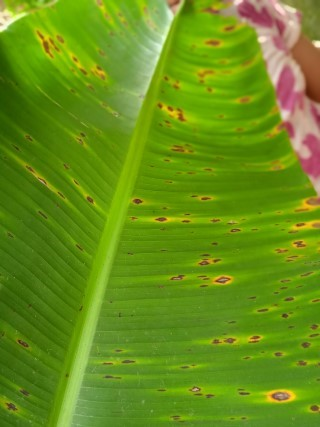
#> input picture training/OriginalSet/Banana_Leaf_Disease_Dataset_Bangladesh/cordana/cordana26.jpg, 320 x 427 px; its folder holds only this picture in this run
$ jupyter execute --allow-errors Naive_Bayes.ipynb
#> lines starting #> are read from the running program, lines starting #| are printed output that depends on the picture
# Gaussian Naive Bayes: Penyakit Daun Pisang

Dataset original dari `training/OriginalSet`; nama folder kelas dipakai sebagai label. Gambar diekstrak menjadi histogram warna RGB per kanal (16 bin), sehingga tiap gambar menjadi vektor 48 fitur. Ini fitur dasar untuk mempraktikkan model klasik, bukan representasi deep learning.

[cell 1]
import numpy as np
import pandas as pd
import matplotlib.pyplot as plt
from pathlib import Path
from PIL import Image
from sklearn.model_selection import train_test_split
from sklearn.pipeline import make_pipeline
from sklearn.preprocessing import StandardScaler
from sklearn.impute import SimpleImputer
from sklearn.metrics import accuracy_score, classification_report, ConfusionMatrixDisplay

# Find OriginalSet from project root or any parent of the notebook working directory.
DATA_DIR = next((parent / "training" / "OriginalSet" for parent in [Path.cwd(), *Path.cwd().parents] if (parent / "training" / "OriginalSet").is_dir()), None)
if DATA_DIR is None:
    raise FileNotFoundError("Dataset tidak ditemukan. Pastikan folder training/OriginalSet tersedia.")
IMAGE_EXTENSIONS = {".jpg", ".jpeg", ".png", ".bmp", ".webp"}
# A class directory is a leaf folder that directly contains images. This merges
# sources from nested dataset collections into the same disease label.
class_files = {}
for path in DATA_DIR.rglob("*"):
    if path.is_file() and path.suffix.lower() in IMAGE_EXTENSIONS:
        class_files.setdefault(path.parent.name, []).append(path)
#> pass 2 of the loop `for path in DATA_DIR.rglob("*"):`:
class_names = sorted(class_files)
image_paths = [path for class_name in class_names for path in sorted(class_files[class_name])]
labels = [label for label, class_name in enumerate(class_names) for _ in sorted(class_files[class_name])]
print("Sumber:", DATA_DIR)
print("Kelas:", class_names)
print("Jumlah gambar per kelas:", {name: len(class_files[name]) for name in class_names})

## Pra-pemrosesan Citra
Baca setiap file sebagai RGB, ubah ukurannya menjadi 64 x 64 piksel, lalu skala intensitas dari 0-255 menjadi 0-1. Gambar yang gagal dibaca dilewati dan dicatat. Tahapan ini menyiapkan representasi citra sebelum fitur dihitung.

[cell 2]
preprocessed_images, valid_paths, valid_labels = [], [], []
for path, label in zip(image_paths, labels):
    try:
        with Image.open(path) as image:
#> image is the input picture: PIL image 320x427 RGB; mean R, G, B 103.5, 143.7, 23.3
            pixels = np.asarray(image.convert("RGB").resize((64, 64)), dtype=np.float32) / 255.0
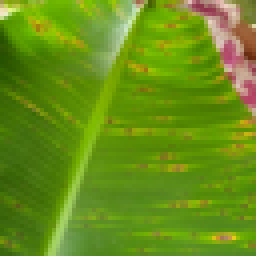
#> pixels: shape (64, 64, 3) float32 (shown 4 times larger); mean R, G, B 0.406, 0.563, 0.0914
        preprocessed_images.append(pixels)
        valid_paths.append(path)
        valid_labels.append(label)
    except (OSError, ValueError):
        print("Lewati gambar rusak:", path)
#> pass 2 of the loop `for path, label in zip(image_paths, labels):`:
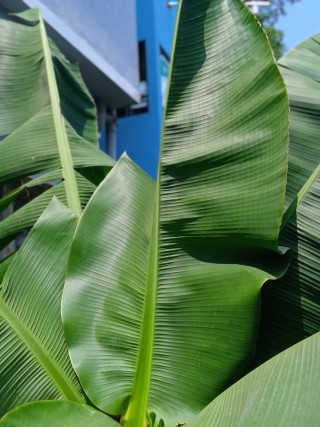
#> input picture training/OriginalSet/Banana_Leaf_Disease_Dataset_Bangladesh/healthy/fresh1.jpg, 320 x 427 px
#> image is the input picture: PIL image 320x427 RGB; mean R, G, B 92.5, 125.9, 88.9
#> `pixels = np.asarray(image.convert("RGB").resize((64, 64)), dtype=np.fl..`:
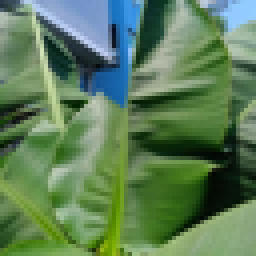
#> pixels: shape (64, 64, 3) float32 (shown 4 times larger); mean R, G, B 0.363, 0.494, 0.349
image_paths = valid_paths
y = np.asarray(valid_labels)
print("Jumlah citra setelah preprocessing:", len(preprocessed_images))
#| Jumlah citra setelah preprocessing: 2
print("Rentang nilai piksel:", min(float(img.min()) for img in preprocessed_images), "sampai", max(float(img.max()) for img in preprocessed_images))
#| Rentang nilai piksel: 0.0 sampai 1.0

## Ekstraksi Fitur
Setiap kanal warna R, G, dan B diringkas menjadi histogram 16 bin. Tiga histogram digabungkan menjadi 48 fitur numerik untuk setiap gambar. Fitur ini yang menjadi masukan bagi model klasik.

[cell 3]
features = []
for pixels in preprocessed_images:
    feature = np.concatenate([np.histogram(pixels[:, :, ch], bins=16, range=(0, 1), density=True)[0] for ch in range(3)])
    features.append(feature)
#> this loop made 2 passes
#> after the loop, features = 2 items
X = np.asarray(features)
print("Bentuk matriks fitur:", X.shape)
#| Bentuk matriks fitur: (2, 48)
print("Target kelas:", class_names)
